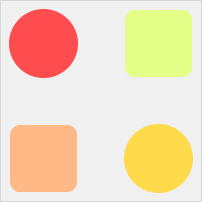
#> input picture tests/media/back.png, 202 x 202 px; its folder holds 2 pictures in this run
$ python test-05-tresh.py
#> lines starting #> are read from the running program, lines starting #| are printed output that depends on the picture; after the words box and inside, x2 and y2 are one past the last pixel; in counts of white or black regions, pixels touching at a corner belong together
### openipkit/backend.py
import cv2
import openipkit.exphandle as exp

# This is backend; default backend id OpenCV
# Please check OpenCV License before use
# Or you can change this and use any other module you want

BACKEND_OPENCV = 0

backend_engine = BACKEND_OPENCV


def imread(pth):
#> called with pth = 'tests/media/back.png'
    if backend_engine == BACKEND_OPENCV:
        return cv2.imread(pth, -1)
#> returned value is the input picture: shape (202, 202, 3); mean B, G, R 187, 218.2, 242.4
    exp.echo(exp.DEFINE_BACKEND)
    return None


# [6 lines left out: function imwrite, not called in this run]


def imshow(title, im):
    if backend_engine == BACKEND_OPENCV:
        cv2.imshow(title, im)
        cv2.waitKey(0)
        return True
    exp.echo(exp.DEFINE_BACKEND)
    return False


# [5 lines left out: function resize, not called in this run]

### openipkit/nsproc.py
#########################################################
# Author: sh-navid
#########################################################
'''
'''
#########################################################
# Add preprocessors
#########################################################
import openipkit.nsmath as nmth
import numpy as np
import math


def fill(im, pos=(0, 0), color=(0, 0, 0), diff=0):
    pass


# [5 lines left out: function treshChannel, not called in this run]


def treshSimple(im, thresh):
    im = im.copy()
    im[np.where(im < thresh)] = 0
    im[np.where(im >= thresh)] = 255
    return im


GRAY_MODE_A = 1
GRAY_MODE_B = 2
GRAY_MODE_C = 3


def toGray(im, graymode=GRAY_MODE_A, floatmode=True):
    b, g, r = split(im)
    out = None
    if graymode == GRAY_MODE_A:
        out = 0.3*r + 0.3*g + 0.4*b
    elif graymode == GRAY_MODE_B:
        out = 0.2*r + 0.7*g + 0.1*b
    else:
        out = 0.3*r + 0.6*g + 0.1*b
    return np.array(out).astype(np.uint8) if not floatmode else out


def toBGR(im):
    '''
    im should be 1 channel
    '''
    return merge([im, im, im])


def split(im):
    # FIXME: can you make this more global
    c1 = im[:, :, 0]
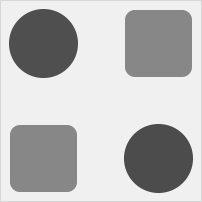
#> c1: shape (202, 202); min 76, max 240, mean 187
    c2 = im[:, :, 1]
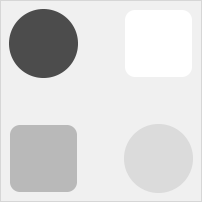
#> c2: shape (202, 202); min 76, max 255, mean 218.2
    c3 = im[:, :, 2]
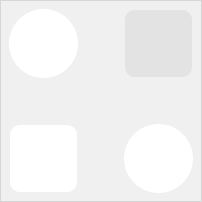
#> c3: shape (202, 202); min 214, max 255, mean 242.4
#> in toGray, `out = 0.3*r + 0.3*g + 0.4*b`:
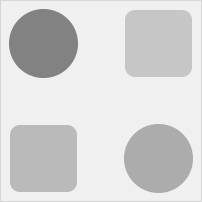
#> out: shape (202, 202) float64; min 130.9, max 240, mean 213
#> call 2 of toGray, with graymode = 2, floatmode = True
#> in toGray (call 2), `out = 0.2*r + 0.7*g + 0.1*b`:
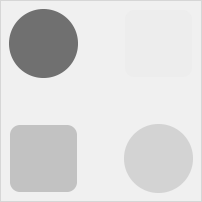
#> out: shape (202, 202) float64; min 112.1, max 240, mean 219.9
    return c1, c2, c3


def merge(channels:list):
    return np.dstack(channels)


def tinning(im):
    pass


def ticking(im):
    pass


KERNEL_TYPE_RECT = 1
KERNEL_TYPE_CIRCULAR = 2
KERNEL_TYPE_CIRCULAR_FADE = 3
KERNEL_TYPE_CIRCULAR_EDGE_FADE=4


# [32 lines left out: function kernel, not called in this run]

### openipkit/nssys.py
#########################################################
# Author: sh-navid
#########################################################
'''
'''
#########################################################
# Add preprocessors
#########################################################
from datetime import datetime


def execMonitor(func, printTime=True):
    t1 = datetime.now()
    func()
    t2 = datetime.now()
    t2 = t2-t1
    if printTime:
        print(f"Exec time of({type(func)}): {str(t2)}")
    return t2

### tests/test-05-tresh.py
#########################################################
# Author: sh-navid
#########################################################
'''
'''
#########################################################
# Add preprocessors
#########################################################
import sys
import numpy as np
sys.path.append('.')
import openipkit.nssys as nss
import openipkit.nsproc as proc
import openipkit.nsdraw as draw
import openipkit.nscolor as nsc
import openipkit.backend as back
import openipkit.ml.nslearn as learn

#########################################################
# Source code
#########################################################

im = back.imread(sys.path[0]+'/media/back.png')
gry1 = None
gry2 = None
gry3 = None
bw = None


def run():
    global gry1, gry2, gry3, bw
    gry1 = proc.toGray(im, proc.GRAY_MODE_A)
    gry2 = proc.toGray(im, proc.GRAY_MODE_B)
    gry3 = proc.toGray(im, proc.GRAY_MODE_C)

    gry1 = proc.toBGR(gry1)
    gry2 = proc.toBGR(gry2)
    gry3 = proc.toBGR(gry3)

    bw = proc.treshSimple(gry3, 240)
#> in treshSimple, `im[np.where(im < thresh)] = 0`:
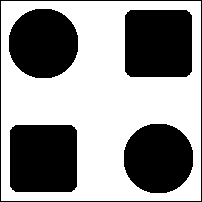
#> im: shape (202, 202, 3) float64; values 0 (black) and 240 (white), 57.4% white; 5 black regions, box (x1, y1, x2, y2) and area: (125, 10, 192, 77) 4433, (10, 125, 77, 192) 4433, (9, 9, 78, 78) 3849, (124, 124, 193, 193) 3849, (0, 0, 202, 202) 804


nss.execMonitor(run, True)
back.imshow('proc', np.hstack((im/255, gry1/255, gry2/255, gry3/255, bw/255)))
#> in imshow, `cv2.imshow(title, im)`:
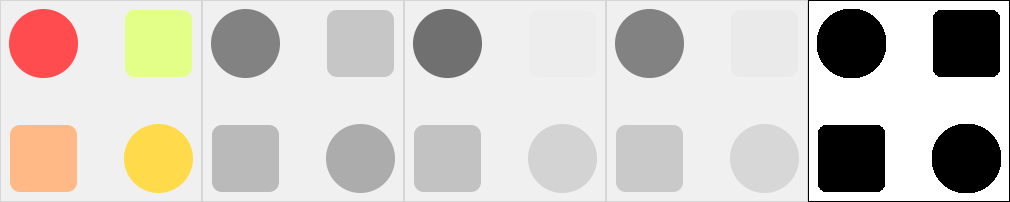
#> window 'proc': shape (202, 1010, 3) float64; mean B, G, R 0.776, 0.8, 0.819
